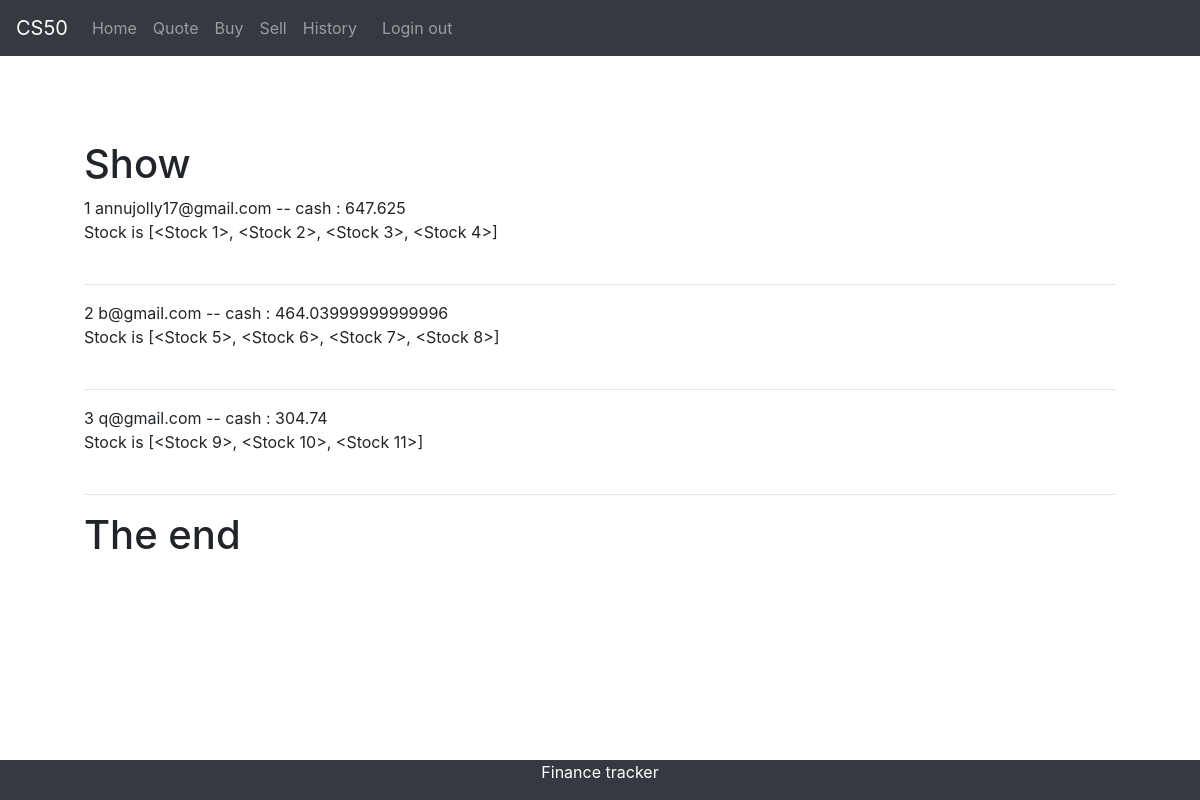
The page /show on the database its author committed.
### Main.py (models this page shows)
class User(db.Model):
    id = db.Column(db.Integer, primary_key=True)
    email = db.Column(db.String(50))
    password = db.Column(db.String(100))
    cash_in_hand = db.Column(db.Integer, default=500)
    stock = db.relationship('Stock', backref='owner')

### Main.py (the view)
@app.route('/show')
def show():
    show_user = User.query.all()
    return render_template('show.html', show_user=show_user)

### templates/show.html
{% extends "base.html"%} {% block content%}
<h1>Show</h1> {% for i in show_user %} {{i.id}} {{ i.email }} -- cash : {{i.cash_in_hand}}
<br> Stock is {{i.stock}}
<br>
<br>
<hr> {% endfor %}
<h1>The end</h1> {% endblock%}

### static/base.css (style rules this page uses)
body { color:#1864ab; background-color:#f1f3f5; font-size:40px; }

### rows shown on the page
User: id "1", email "annujolly17@gmail.com", cash_in_hand "647.625", stock "[<Stock 1>, <Stock 2>, <Stock 3>, <Stock 4>]"
User: id "2", email "b@gmail.com", cash_in_hand "464.03999999999996", stock "[<Stock 5>, <Stock 6>, <Stock 7>, <Stock 8>]"
User: id "3", email "q@gmail.com", cash_in_hand "304.74", stock "[<Stock 9>, <Stock 10>, <Stock 11>]"
